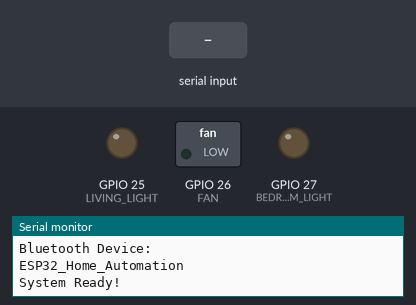
This sketch was run on a simulated ESP32. Shown: switched loads named in the sketch (green lamp = pin HIGH), output pins drawn as LEDs (lit = HIGH), the last lines printed to the serial monitor. Inputs (shaded band) come from the test bench. Nothing arrives over Bluetooth unless stated.

Above: at 1.2 s.
1.3 s: "LIGHT_ON\n" received over the second serial link
At 2.1 s:
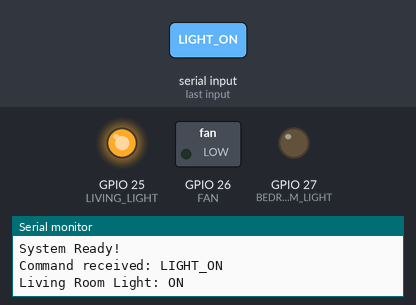
2.8 s: "FAN_ON\n" received over the second serial link
At 3.2 s:
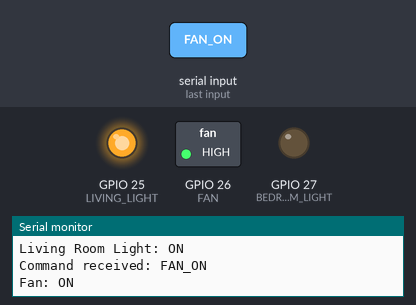
4.3 s: "LIGHT_OFF\n" received over the second serial link
At 5.5 s:
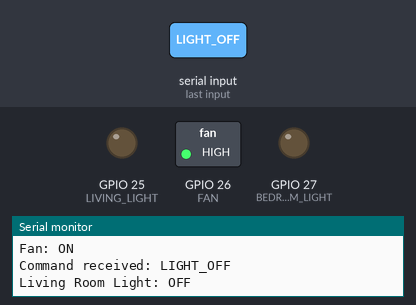
5.8 s: "BEDROOM_ON\n" received over the second serial link
At 6.7 s:
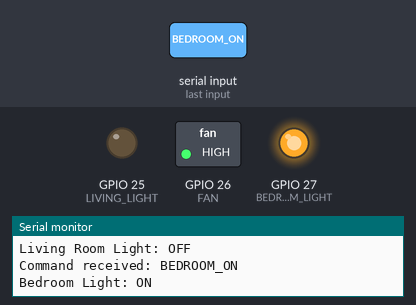
7.3 s: "FAN_OFF\n" received over the second serial link
At 7.8 s:
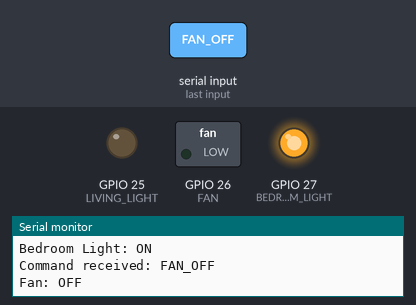
8.8 s: "ALL_ON\n" received over the second serial link
At 10.2 s:
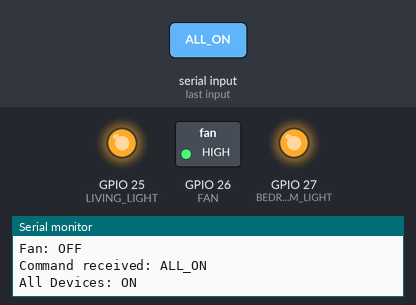
Timing chart, 0 to 11.3 s (numbered marks = the images above; inputs shaded):
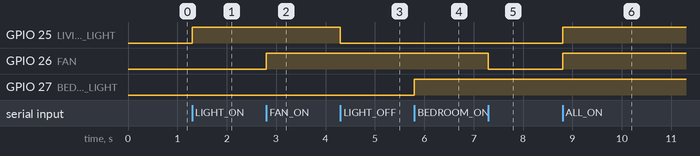

Measured:
- after the input at 1.3 s, GPIO 25 (LIVING_LIGHT): LOW → HIGH at once
- after the input at 2.8 s, GPIO 26 (FAN): LOW → HIGH at once
- after the input at 4.3 s, GPIO 25 (LIVING_LIGHT): HIGH → LOW at once
- after the input at 5.8 s, GPIO 27 (BEDROOM_LIGHT): LOW → HIGH at once
- after the input at 7.3 s, GPIO 26 (FAN): HIGH → LOW at once
- after the input at 8.8 s, GPIO 25 (LIVING_LIGHT), GPIO 26 (FAN): LOW → HIGH at once

The sketch:

Bluetooth_LED.ino
```cpp
#include "BluetoothSerial.h"

BluetoothSerial SerialBT;

// GPIO pins
#define LIVING_LIGHT 25
#define FAN 26
#define BEDROOM_LIGHT 27

void setup() {

  Serial.begin(115200);

  // Configure pins
  pinMode(LIVING_LIGHT, OUTPUT);
  pinMode(FAN, OUTPUT);
  pinMode(BEDROOM_LIGHT, OUTPUT);

  // Turn everything OFF initially
  digitalWrite(LIVING_LIGHT, LOW);
  digitalWrite(FAN, LOW);
  digitalWrite(BEDROOM_LIGHT, LOW);

  // Start Bluetooth
  SerialBT.begin("ESP32_Home_Automation");

  Serial.println("================================");
  Serial.println(" ESP32 HOME AUTOMATION SYSTEM");
  Serial.println("================================");
  Serial.println("Bluetooth Device:");
  Serial.println("ESP32_Home_Automation");
  Serial.println("System Ready!");
}

void loop() {

  if (SerialBT.available()) {

    String command = SerialBT.readStringUntil('\n');

    command.trim();

    Serial.print("Command received: ");
    Serial.println(command);


    // -------------------------
    // LIVING ROOM LIGHT
    // -------------------------

    if (command == "LIGHT_ON") {

      digitalWrite(LIVING_LIGHT, HIGH);

      SerialBT.println("Living Room Light: ON");
      Serial.println("Living Room Light: ON");
    }

    else if (command == "LIGHT_OFF") {

      digitalWrite(LIVING_LIGHT, LOW);

      SerialBT.println("Living Room Light: OFF");
      Serial.println("Living Room Light: OFF");
    }


    // -------------------------
    // FAN
    // -------------------------

    else if (command == "FAN_ON") {

      digitalWrite(FAN, HIGH);

      SerialBT.println("Fan: ON");
      Serial.println("Fan: ON");
    }

    else if (command == "FAN_OFF") {

      digitalWrite(FAN, LOW);

      SerialBT.println("Fan: OFF");
      Serial.println("Fan: OFF");
    }


    // -------------------------
    // BEDROOM LIGHT
    // -------------------------

    else if (command == "BEDROOM_ON") {

      digitalWrite(BEDROOM_LIGHT, HIGH);

      SerialBT.println("Bedroom Light: ON");
      Serial.println("Bedroom Light: ON");
    }

    else if (command == "BEDROOM_OFF") {

      digitalWrite(BEDROOM_LIGHT, LOW);

      SerialBT.println("Bedroom Light: OFF");
      Serial.println("Bedroom Light: OFF");
    }


    // -------------------------
    // ALL DEVICES
    // -------------------------

    else if (command == "ALL_ON") {

      digitalWrite(LIVING_LIGHT, HIGH);
      digitalWrite(FAN, HIGH);
      digitalWrite(BEDROOM_LIGHT, HIGH);

      SerialBT.println("All Devices: ON");
      Serial.println("All Devices: ON");
    }

    else if (command == "ALL_OFF") {

      digitalWrite(LIVING_LIGHT, LOW);
      digitalWrite(FAN, LOW);
      digitalWrite(BEDROOM_LIGHT, LOW);

      SerialBT.println("All Devices: OFF");
      Serial.println("All Devices: OFF");
    }


    // -------------------------
    // UNKNOWN COMMAND
    // -------------------------

    else {

      SerialBT.println("Unknown command!");
      Serial.println("Unknown command!");
    }
  }
}
```
